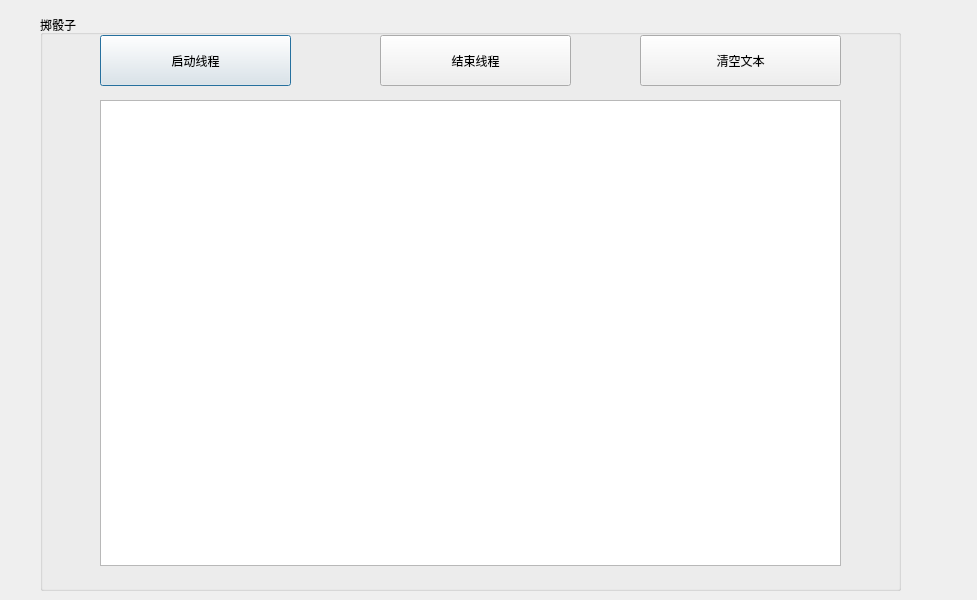
<?xml version="1.0" encoding="UTF-8"?>
<ui version="4.0">
 <class>Dialog</class>
 <widget class="QDialog" name="Dialog">
  <property name="geometry">
   <rect>
    <x>0</x>
    <y>0</y>
    <width>977</width>
    <height>600</height>
   </rect>
  </property>
  <property name="windowTitle">
   <string>Dialog</string>
  </property>
  <widget class="QGroupBox" name="groupBox">
   <property name="geometry">
    <rect>
     <x>40</x>
     <y>15</y>
     <width>861</width>
     <height>576</height>
    </rect>
   </property>
   <property name="title">
    <string>掷骰子</string>
   </property>
   <widget class="QPushButton" name="startButton">
    <property name="geometry">
     <rect>
      <x>60</x>
      <y>20</y>
      <width>191</width>
      <height>51</height>
     </rect>
    </property>
    <property name="text">
     <string>启动线程</string>
    </property>
   </widget>
   <widget class="QPushButton" name="finishButton">
    <property name="geometry">
     <rect>
      <x>340</x>
      <y>20</y>
      <width>191</width>
      <height>51</height>
     </rect>
    </property>
    <property name="text">
     <string>结束线程</string>
    </property>
   </widget>
   <widget class="QPushButton" name="clearButton">
    <property name="geometry">
     <rect>
      <x>600</x>
      <y>20</y>
      <width>201</width>
      <height>51</height>
     </rect>
    </property>
    <property name="text">
     <string>清空文本</string>
    </property>
   </widget>
   <widget class="QTextBrowser" name="textBrowser">
    <property name="geometry">
     <rect>
      <x>60</x>
      <y>85</y>
      <width>741</width>
      <height>466</height>
     </rect>
    </property>
   </widget>
  </widget>
 </widget>
 <resources/>
 <connections/>
</ui>
